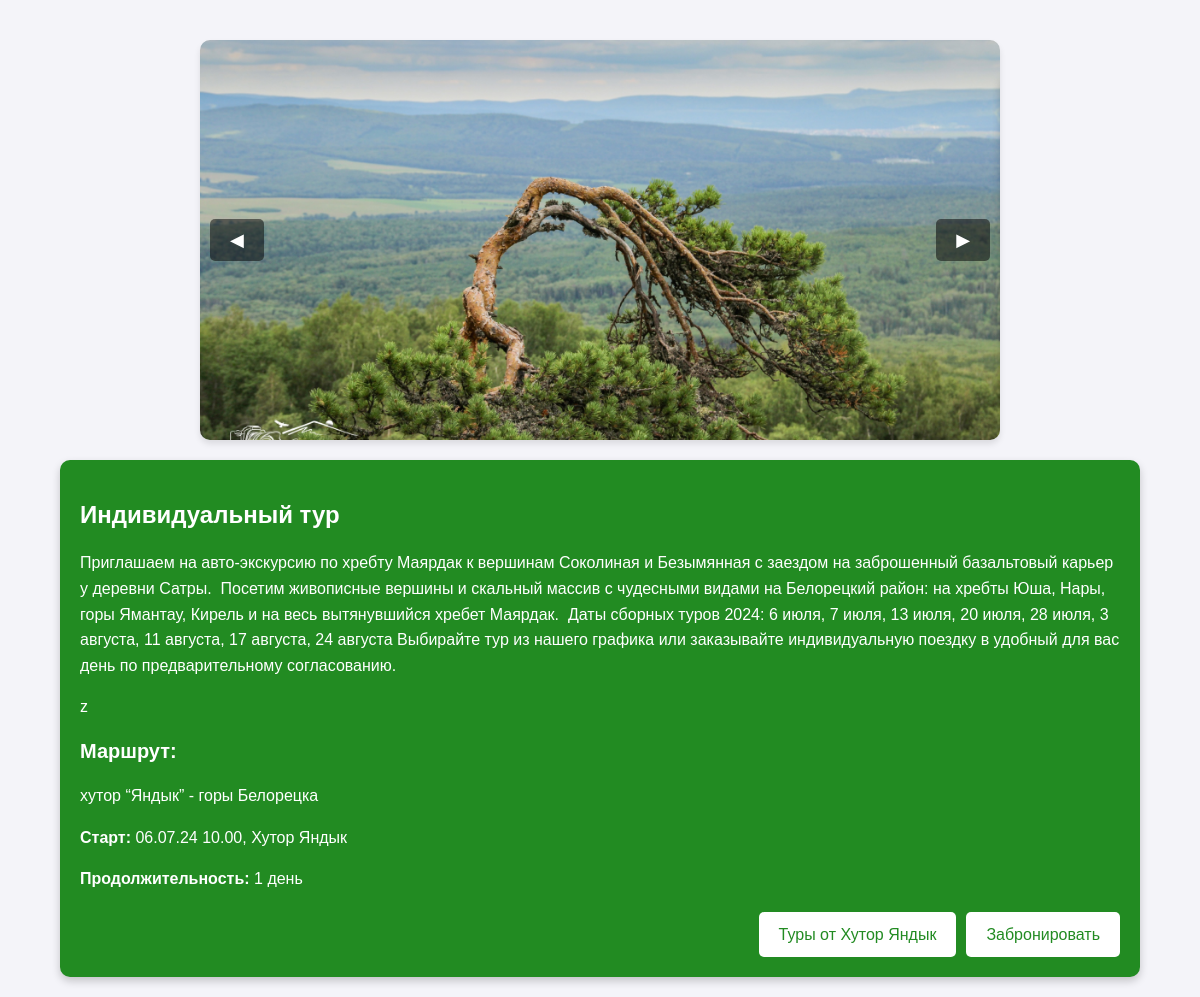
Screenshot of /tour/17 with the database file from the repository.
### tables this page shows
CREATE TABLE tours (id INTEGER PRIMARY KEY AUTOINCREMENT, title varchar (255), start_time varchar (255), duration varchar (255), route varchar (255), tags varchar (255), tour_agency varchar (255), photo varchar (255), agency_id varchar (255));

CREATE TABLE tour_descriptions (id INTEGER PRIMARY KEY AUTOINCREMENT, tour_id INTEGER, description varchar (255), program varchar (255), photo varchar (255));

### main.py (the view)
@app.get("/tour/{tour_id}", response_class=HTMLResponse)
@limiter.limit("120/minute")
async def tour_page(request: Request, tour_id: int):
    args = db.get_tour_by_id(tour_id)
    tour = Tour(*args)
    args = db.get_description_tour(tour_id)
    description = TourDescription(*args)
    return templates.TemplateResponse(request=request, name="tour.html", context={
        "tour": tour, "description": description
    })

### templates/tour.html (shortened to what this page needs)
<!DOCTYPE html>
<html lang="en">
<head>
    <link rel="stylesheet" href="/static/tour.css">
</head>
<body>
    <div class="container">
        <div class="carousel">
            <button class="nav prev">◀</button>
                <div class="carousel-images">
                    {% for img in description.photo2.split(', ') %}
                        <div class="carousel-img-wrapper">
                            <img src="/static/photo/{{ img }}" alt="Фото тура" class="carousel-img">
                        </div>
                    {% endfor %}
                </div>
            <button class="nav next">▶</button>
        </div>
        <div class="tour-info">
            <h1>{{ tour.title }}</h1>
            <p>{{ description.description }}</p>z
            <h2>Маршрут:</h2>
            <p>{{ tour.route }}</p>
            <p><strong>Старт:</strong> {{ tour.start_time }}, {{ tour.tour_agency }}</p>
            <p><strong>Продолжительность:</strong> {{ tour.duration }}</p>
            <div class="buttons">
                <a href="/agency/{{ tour.agency_id }}" class="btn">Туры от {{ tour.tour_agency }}</a>
                <a href="/booking/tour/{{ tour.id }}" class="btn book-btn">Забронировать</a>
            </div>
        </div>
    </div>
</body>
</html>

### static/tour.css (style rules this page uses)
body { font-family: Arial, sans-serif; background-color: #f4f4f9; color: #333; margin: 0; padding: 0; }
.container { width: 90%; margin: 0 auto; max-width: 1200px; padding: 20px; }
.carousel { position: relative; text-align: center; margin: 20px 0; }
.carousel-img { width: 100%; max-width: 800px; border-radius: 10px; box-shadow: 0 4px 8px rgba(0, 0, 0, 0.2); }
.nav { position: absolute; top: 50%; transform: translateY(-50%); background-color: rgba(0, 0, 0, 0.5); color: white; border: none; padding: 10px 20px; cursor: pointer; font-size: 18px; border-radius: 5px; }
.nav.prev { left: 10px; }
.nav.next { right: 10px; }
.tour-info { background-color: #228B22; color: white; padding: 20px; border-radius: 10px; line-height: 1.6; box-shadow: 0 4px 8px rgba(0, 0, 0, 0.2); }
.tour-info h1 { font-size: 24px; margin-bottom: 10px; }
.tour-info h2 { font-size: 20px; margin-top: 15px; margin-bottom: 10px; }
.carousel { display: flex; align-items: center; justify-content: center; position: relative; width: 800px; height: 400px; margin: 20px auto; overflow: hidden; background-color: #f4f4f4; border-radius: 10px; box-shadow: 0 4px 6px rgba(0, 0, 0, 0.1); }
.carousel-images { display: flex; transition: transform 0.5s ease-in-out; align-items: center; }
.carousel-img-wrapper { flex-shrink: 0; width: 100%; height: 100%; display: flex; justify-content: center; align-items: center; }
.carousel-img { width: 100%; height: 100%; object-fit: cover; object-position: center; }
.nav { position: absolute; top: 50%; transform: translateY(-50%); background-color: rgba(0, 0, 0, 0.5); color: white; border: none; padding: 10px 20px; cursor: pointer; font-size: 18px; border-radius: 5px; z-index: 10; transition: background-color 0.3s ease; }
.buttons { display: flex; justify-content: flex-end; gap: 10px; margin-top: 20px; }
.btn { color: #228B22; display: inline-block; padding: 10px 20px; font-size: 16px; text-decoration: none; background-color: #FFFFFF; border-radius: 5px; transition: background-color 0.3s ease; text-align: center; }
.book-btn { color: #228B22; background-color: #FFFFFF; }

### rows the page displays
tours: title "Индивидуальный тур", route "хутор “Яндык” - горы Белорецка", start_time "06.07.24 10.00", tour_agency "Хутор Яндык", duration "1 день"
tour_descriptions: description "Приглашаем на авто-экскурсию по хребту Маярдак к вершинам Соколиная и Безымянная с заездом на заброшенный базальтовый карьер у деревни Сатры. Посетим живописные вершины и скальный массив с чудесными видами на Белорецкий район: на хребты Юша, Нары, горы Ямантау, Кирель и на весь вытянувшийся хребет Маярдак. Даты сборных туров 2024: 6 июля, 7 июля, 13 июля, 20 июля, 28 июля, 3 августа, 11 августа, 17 августа, 24 августа Выбирайте тур из нашего графика или заказывайте индивидуальную поездку в удобный для вас день по предварительному согласованию."
